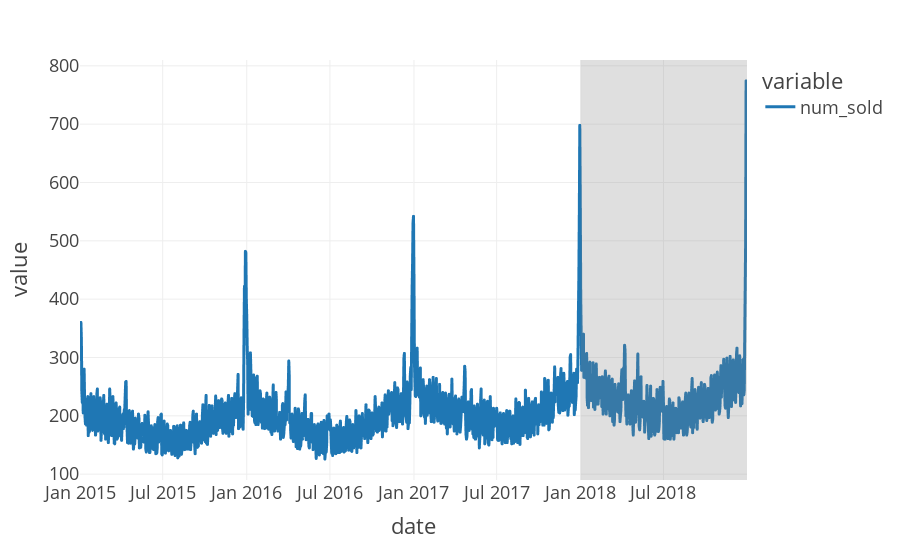

This figure's notebook cell:
### Code cell
# add a date column in the dataset
predictions['date'] = pd.date_range(start='2015-01-01', end = '2018-12-31', freq = 'D')
# line plot
fig = px.line(predictions, x='date', y=['num_sold'], template = 'presentation')
# add a vertical rectange for test-set separation
fig.add_vrect(x0="2018-01-01", x1="2018-12-31", fillcolor="grey", opacity=0.25, line_width=0)
fig.show()

### Figure 1 — Plotly figure (JSON) as saved in the notebook; plotly's stock layout.template omitted (floating-point values rounded to 4 significant figures; data arrays with more than 128 entries replaced by an {"elided": "..."} marker saying what was removed)
{"data": [{"hovertemplate": "variable=num_sold<br>date=%{x}<br>value=%{y}<extra></extra>", "legendgroup": "num_sold", "line": {"color": "#1F77B4", "dash": "solid"}, "marker": {"symbol": "circle"}, "mode": "lines", "name": "num_sold", "showlegend": true, "type": "scattergl", "x": {"elided": "1461 str values"}, "xaxis": "x", "y": {"elided": "1461 int values"}, "yaxis": "y"}], "layout": {"autosize": true, "legend": {"title": {"text": "variable"}, "tracegroupgap": 0}, "margin": {"t": 60}, "shapes": [{"fillcolor": "grey", "line": {"width": 0}, "opacity": 0.25, "type": "rect", "x0": "2018-01-01", "x1": "2018-12-31", "xref": "x", "y0": 0, "y1": 1, "yref": "y domain"}], "xaxis": {"anchor": "y", "autorange": true, "domain": [0, 1], "range": ["2015-01-01", "2018-12-31"], "title": {"text": "date"}, "type": "date"}, "yaxis": {"anchor": "x", "autorange": true, "domain": [0, 1], "range": [90, 810], "title": {"text": "value"}, "type": "linear"}}}
